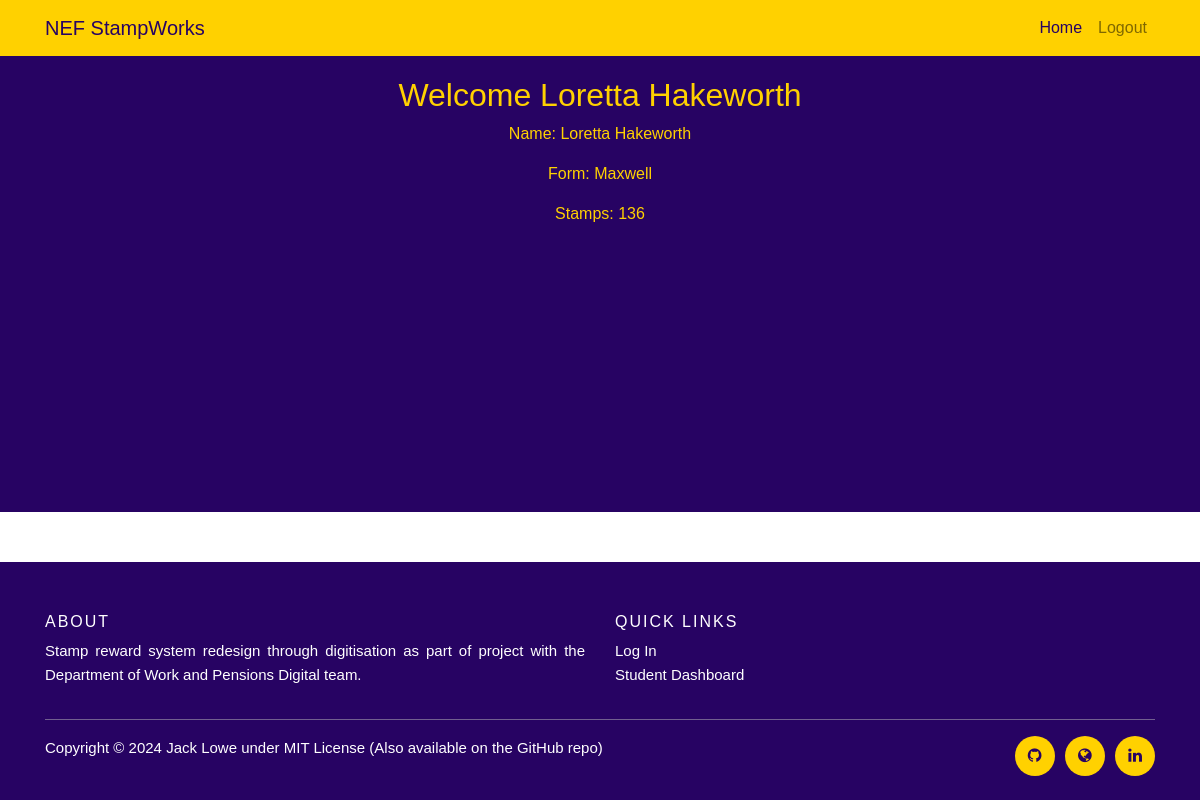
/student/dashboard (signed in), run on the app's committed database.
### tables this page shows
CREATE TABLE students (
	name VARCHAR(50),
	form VARCHAR(7),
	stamps INT,
	emailpre VARCHAR(50),
	mainclass VARCHAR(6),
	password VARCHAR(50)
);

### app.py (the view)
@app.route('/student/dashboard')
def student_dashboard():
    if 'email' not in session or 'is_staff' not in session or session['is_staff']:
        return redirect(url_for('login'))
    email = session['email']
    student_info = get_student_info(email)
    return render_template('student_dashboard.html', student_info=student_info)

### databaseComms.py (called while the page is built)
def dbSelect():
    return "NEF.db"

def get_student_info(emailpre):
    conn = sqlite3.connect(dbSelect())
    c = conn.cursor()
    c.execute("SELECT name, form, stamps, emailpre, mainclass FROM students WHERE emailpre=?", (emailpre,))
    student_info = c.fetchone()
    conn.close()
    return student_info

### templates/student_dashboard.html (shortened to what this page needs)
<!DOCTYPE html>
<html lang="en">
<head>
    <link rel="stylesheet" href="https://maxcdn.bootstrapcdn.com/bootstrap/4.5.2/css/bootstrap.min.css">
    <link rel="stylesheet" href="{{ url_for('static', filename='css/styles.css') }}">
    <link rel="stylesheet" href="https://cdnjs.cloudflare.com/ajax/libs/font-awesome/4.7.0/css/font-awesome.min.css">
</head>
<body>
    <nav class="navbar sticky-top navbar-expand-lg navbar-light bg-light">
        <div class="container">
            <a class="navbar-brand" href="/">NEF StampWorks</a>
            <div class="collapse navbar-collapse" id="navbarSupportedContent">
                <ul class="navbar-nav ml-auto">
                    <li class="nav-item">
                        <a class="nav-link" href="/">Home</a>
                    </li>
                    <li>
                      <a class="nav-link" href="/logout">Logout</a>
                    </li>
                </ul>
            </div>
        </div>
    </nav>
    <div class="content">
    <h2>Welcome {{ student_info[0] }}</h2>
    <p>Name: {{ student_info[0] }}</p>
    <p>Form: {{ student_info[1] }}</p>
    <p>Stamps: {{ student_info[2] }}</p>
    </div>
    <footer class="site-footer">
        <div class="container">
          <div class="row">
            <div class="col-sm-12 col-md-6">
              <h6>About</h6>
              <p class="text-justify">Stamp reward system redesign through digitisation as part of project with the Department of Work and Pensions Digital team.</p>
            </div>
            <div class="col-xs-6 col-md-3">
              <h6>Quick Links</h6>
              <ul class="footer-links">
                <li><a href="/login">Log In</a></li>
                <li><a href="/student/dashboard">Student Dashboard</a></li>
              </ul>
            </div>
          </div>
          <hr>
        </div>
        <div class="container">
          <div class="row">
            <div class="col-md-8 col-sm-6 col-xs-12">
              <p class="copyright-text">Copyright &copy; 2024 <a href="https://github.com/Jack-Lowe-7/">Jack Lowe</a> under <a href="/license">MIT License</a> (Also available on the <a href="https://github.com/Jack-Lowe-7/DWP-Project">GitHub repo</a>)
              </p>
            </div>
            <div class="col-md-4 col-sm-6 col-xs-12">
              <ul class="social-icons">
                <li><a class="github" href="https://github.com/Jack-Lowe-7/"><i class="fa fa-github"></i></a></li>
                <li><a class="site" href="https://www.jacklowe.dev"><i class="	fa fa-globe"></i></a></li>
                <li><a class="linkedin" href="https://linkedin.com/in/jacklowe7/"><i class="fa fa-linkedin"></i></a></li>
              </ul>
            </div>
          </div>
        </div>
  </footer>
</body>
</html>

### static/css/styles.css (style rules this page uses)
html, body { height: 100%; }
body { font-family: 'NeueRegrade-Regular', Arial, sans-serif; display: flex; flex-direction: column; }
.content { flex: 1 0 auto; background-color: #270363; justify-content: center; text-align: center; color: #ffd100; padding-top: 20px; }
.site-footer { background-color:#270363; padding:45px 0 20px; font-size:15px; line-height:24px; color:#ffffff; margin-top: 50px; flex-shrink: 0; }
.site-footer hr { border-top-color:#bbb; opacity:0.5 }
.site-footer h6 { color:#fff; font-size:16px; text-transform:uppercase; margin-top:5px; letter-spacing:2px }
.site-footer a { color:#ffffff; }
.footer-links { padding-left:0; list-style:none }
.footer-links li { display:block }
.footer-links a { color:#ffffff }
.site-footer .social-icons { text-align:right }
.site-footer .social-icons a { width:40px; height:40px; line-height:40px; margin-left:6px; margin-right:0; border-radius:100%; background-color:#ffd100 }
.copyright-text { margin:0 }
.social-icons { padding-left:0; margin-bottom:0; list-style:none }
.social-icons li { display:inline-block; margin-bottom:4px }
.social-icons a { background-color:#eceeef; color:#270363; font-size:16px; display:inline-block; line-height:44px; width:44px; height:44px; text-align:center; margin-right:8px; border-radius:100%; -webkit-transition:all .2s linear; -o-transition:all .2s linear; transition:all .2s linear }
.navbar { background-color: #ffd100 !important; }
.nav-item a { color: #270363 !important; }
.navbar-brand { color: #270363 !important; }

### data on the page
students: name "Loretta Hakeworth", form "Maxwell", stamps "136"
